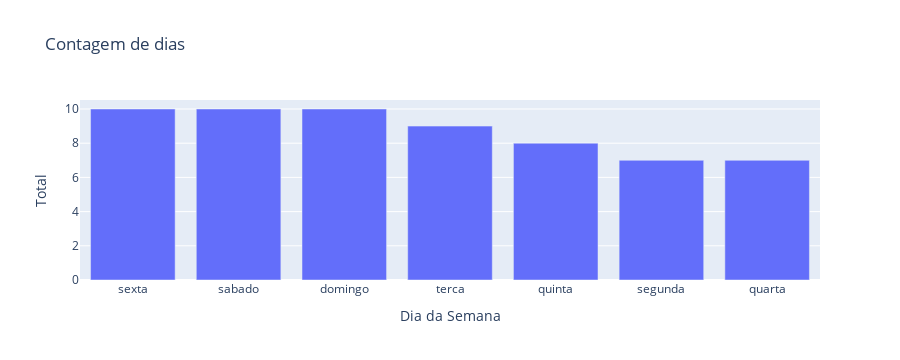

Notebook code cell kept with this figure:
### Markdown cell above
### **Dia da semana**

### Code cell
fig = px.bar(
    x=df4['dia_da_semana'].value_counts().index,
    y=df4['dia_da_semana'].value_counts().values,
    labels={'x': 'Dia da Semana', 'y': 'Total'},
    title='Contagem de dias'
); fig.show()

### Figure 1 — Plotly figure (JSON) as saved in the notebook; plotly's stock layout.template omitted (floating-point values rounded to 4 significant figures)
{"data": [{"alignmentgroup": "True", "hovertemplate": "Dia da Semana=%{x}<br>Total=%{y}<extra></extra>", "legendgroup": "", "marker": {"color": "#636efa", "pattern": {"shape": ""}}, "name": "", "offsetgroup": "", "orientation": "v", "showlegend": false, "textposition": "auto", "type": "bar", "x": ["sexta", "sabado", "domingo", "terca", "quinta", "segunda", "quarta"], "xaxis": "x", "y": [10, 10, 10, 9, 8, 7, 7], "yaxis": "y"}], "layout": {"barmode": "relative", "height": 360, "legend": {"tracegroupgap": 0}, "title": {"text": "Contagem de dias"}, "xaxis": {"anchor": "y", "autorange": true, "domain": [0, 1], "range": [-0.5, 6.5], "title": {"text": "Dia da Semana"}, "type": "category"}, "yaxis": {"anchor": "x", "autorange": true, "domain": [0, 1], "range": [0, 10.53], "title": {"text": "Total"}, "type": "linear"}}}
